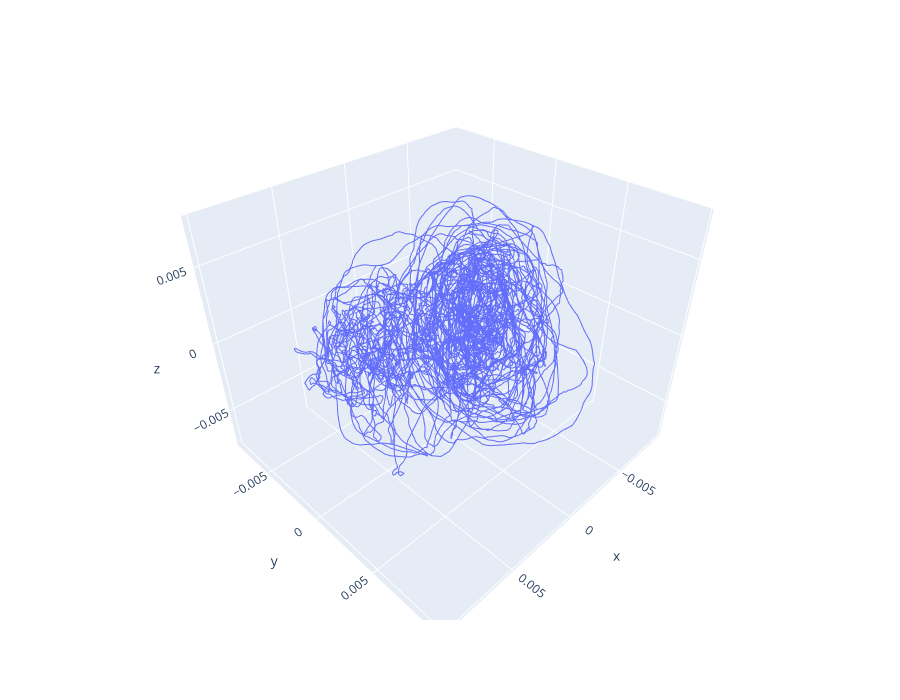

Write notebook code for a chart like this one.
### Code cell
import plotly.express as px
x_pca = PCA(3).fit_transform(unmixed[:,2,:])
fig = px.line_3d(x=x_pca[:,0], y=x_pca[:,1],z=x_pca[:,2],height=700)

fig.show()

### Figure 1 — Plotly figure (JSON) as saved in the notebook; plotly's stock layout.template omitted (floating-point values rounded to 4 significant figures; data arrays with more than 128 entries replaced by an {"elided": "..."} marker saying what was removed)
{"data": [{"hovertemplate": "x=%{x}<br>y=%{y}<br>z=%{z}<extra></extra>", "legendgroup": "", "line": {"color": "#636efa", "dash": "solid"}, "marker": {"symbol": "circle"}, "mode": "lines", "name": "", "scene": "scene", "showlegend": false, "type": "scatter3d", "x": {"elided": "14766 float values"}, "y": {"elided": "14766 float values"}, "z": {"elided": "14766 float values"}}], "layout": {"height": 700, "legend": {"tracegroupgap": 0}, "margin": {"t": 60}, "scene": {"domain": {"x": [0, 1], "y": [0, 1]}, "xaxis": {"title": {"text": "x"}}, "yaxis": {"title": {"text": "y"}}, "zaxis": {"title": {"text": "z"}}}}}
